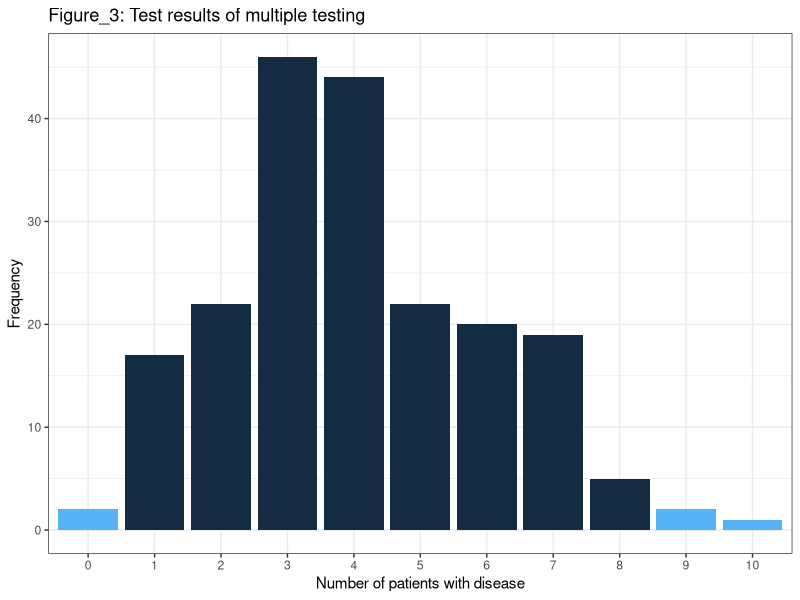

Write R code to recreate this figure.
## ---- chunk 1
#For known parameters (n=100, p=0.04), we calculates the the chances of getting the 9 individuals that indeed suffered from the disease. 
n = 100 # number of test persons
p = 0.04 # Known prevalence of the disease in the general population
dbinom(x=9, size=n, prob=p)
## ---- chunk 2
library(tidyverse)
## ---- chunk 3
#H0 is true: disease prevalence = 4%
set.seed(33)

# Generate simulated data
data <- table(rbinom(n=200, size=100, prob=0.04)) %>%
  data.frame() %>%
  mutate(number = as.numeric(as.character(Var1))) %>%
  mutate(significant = ifelse(number < qbinom(0.025, size=100, prob=0.04) | number > qbinom(0.975, size=100, prob=0.04), 1, 0))

# Plot the data
data %>%
  ggplot(aes(Var1, Freq, fill = significant)) +
  geom_col() +
  theme_bw() +
  labs(title="Figure_3: Test results of multiple testing ", x = "Number of patients with disease", y = "Frequency") +
  #scale_fill_manual(values = c("0" = "blue", "1" = "red"),
   #                 labels = c("Not significant", "Significant"))
  guides(fill = "none")+
NULL
